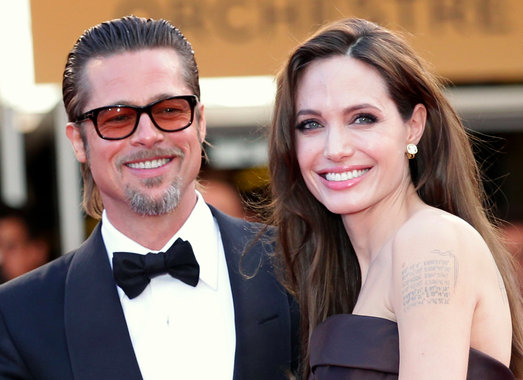
#> input picture brad-angelina.jpg, 523 x 380 px
$ python app.py
#> lines starting #> are read from the running program, lines starting #| are printed output that depends on the picture
#coding: utf-8

import cv2 as cv
import sys

#recuperation du classificateur en cascade pre-entrainer
face_cascade = cv.CascadeClassifier('haarcascade_frontalface_default.xml')

#chargement de l'image
img = cv.imread('brad-angelina.jpg')
#> img is the input picture: shape (380, 523, 3); mean B, G, R 113.1, 121.5, 144.6
gray = cv.cvtColor(img, cv.COLOR_BGR2GRAY)
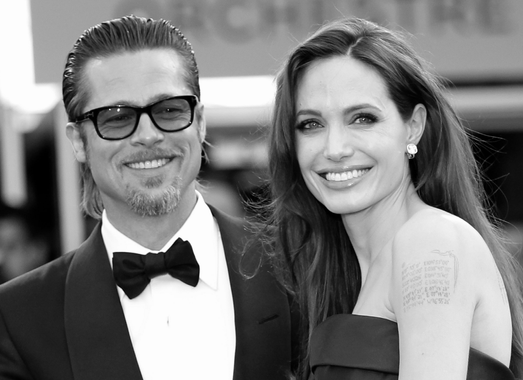
#> gray: shape (380, 523); min 0, max 255, mean 127.5

#execution de la detection de visage
faces = face_cascade.detectMultiScale(gray, 1.1, 8) #detectMultiScale(image, facteur de retrecissement, nombre de voisin)
#> faces = [[275, 68, 137, 137], [70, 58, 146, 146]]

#verifier le nombre de visage
if len(faces) != 2:
    sys.exit('la photo doit avoir exactement 2 visages, réessayer...')

# recuperation des dim de chaque visage
x1, y1, w1, h1 = faces[0]
#> x1 = 275; y1 = 68; w1 = 137; h1 = 137
x2, y2, w2, h2 = faces[1]
#> x2 = 70; y2 = 58; w2 = 146; h2 = 146

#extraction des visages
face1 = img[y1:y1+h1,x1:x1+w1]
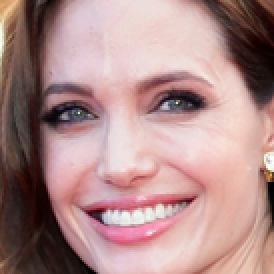
#> face1: shape (137, 137, 3) (shown 2 times larger); mean B, G, R 138.2, 139.6, 174.4
face2 = img[y2:y2+h2,x2:x2+w2]
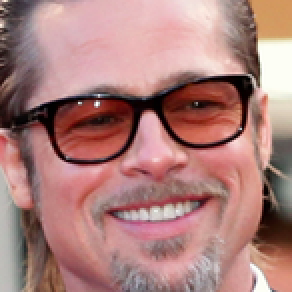
#> face2: shape (146, 146, 3) (shown 2 times larger); mean B, G, R 123.8, 127.4, 172.1

#redimensionnement des visages
face2 = cv.resize(face2,(w1,h1))
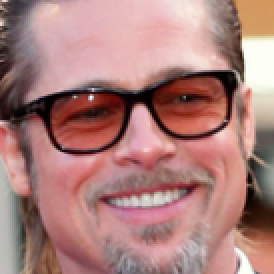
#> face2: shape (137, 137, 3) (shown 2 times larger); mean B, G, R 123.7, 127.3, 172
face1 = cv.resize(face1,(w2,h2))
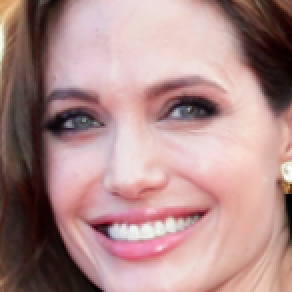
#> face1: shape (146, 146, 3) (shown 2 times larger); mean B, G, R 138.1, 139.5, 174.3

#remplacement de visages
img[y2:y2+h2,x2:x2+w2] = face1

img[y1:y1+h1,x1:x1+w1] = face2
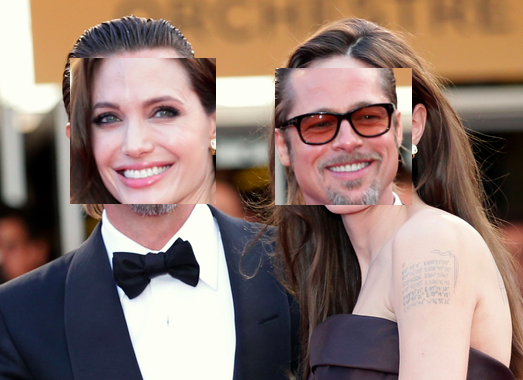
#> img: shape (380, 523, 3); mean B, G, R 113.3, 121.6, 144.6

#affichage de l'echange des visages
cv.imshow('echange', img)
cv.waitKey(0)
cv.destroyAllWindows()
